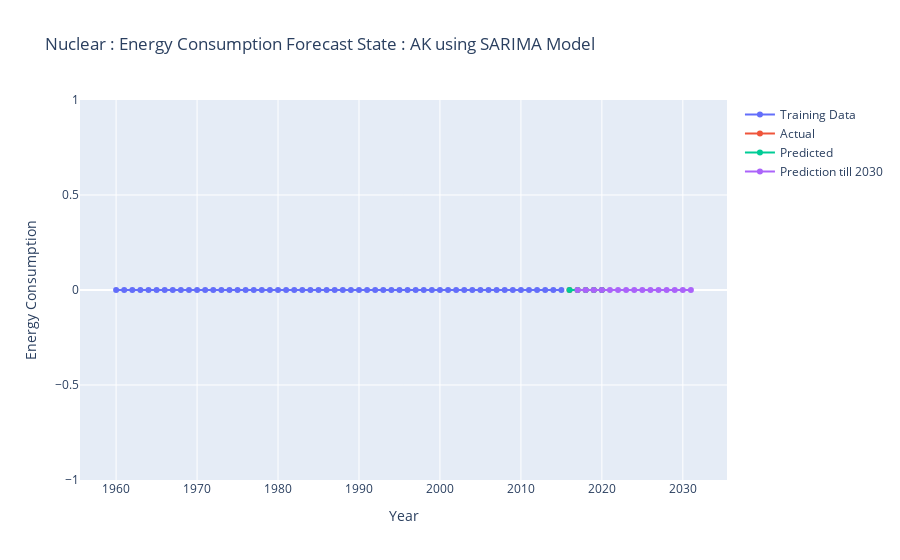
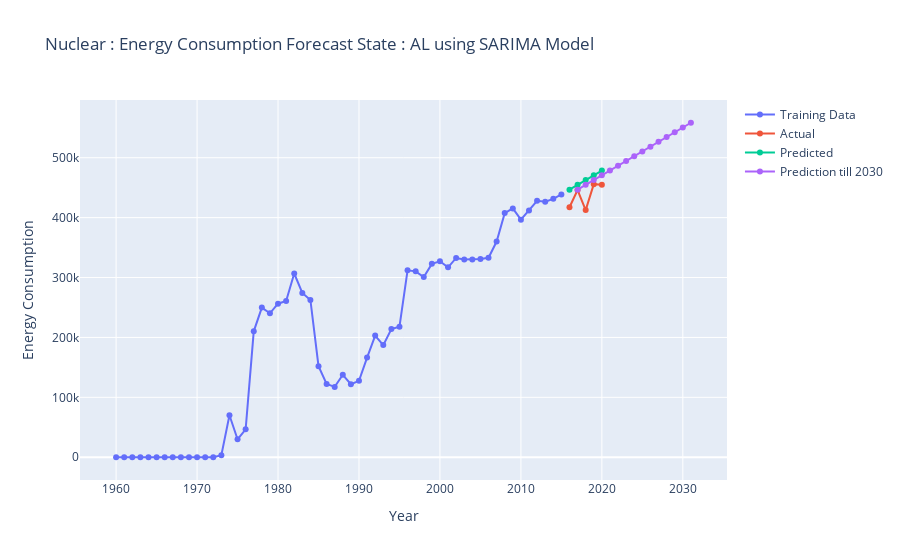
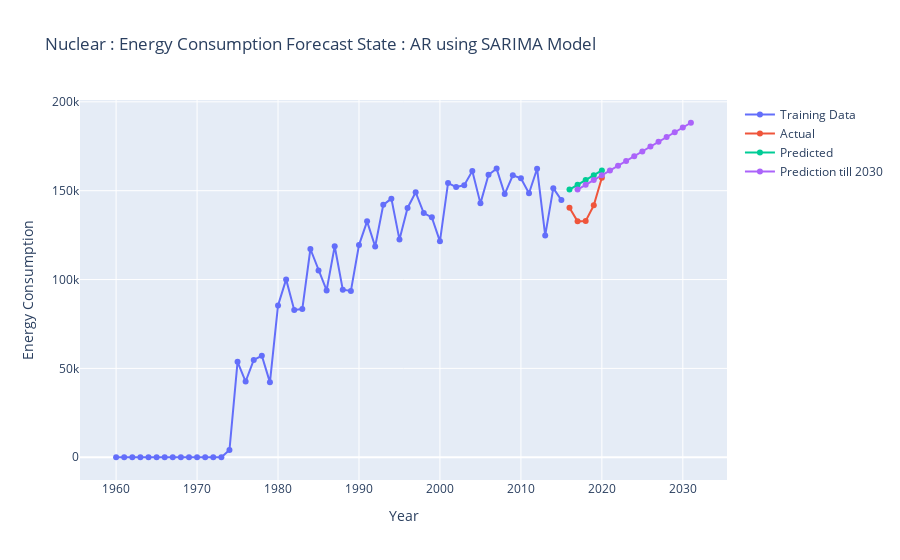
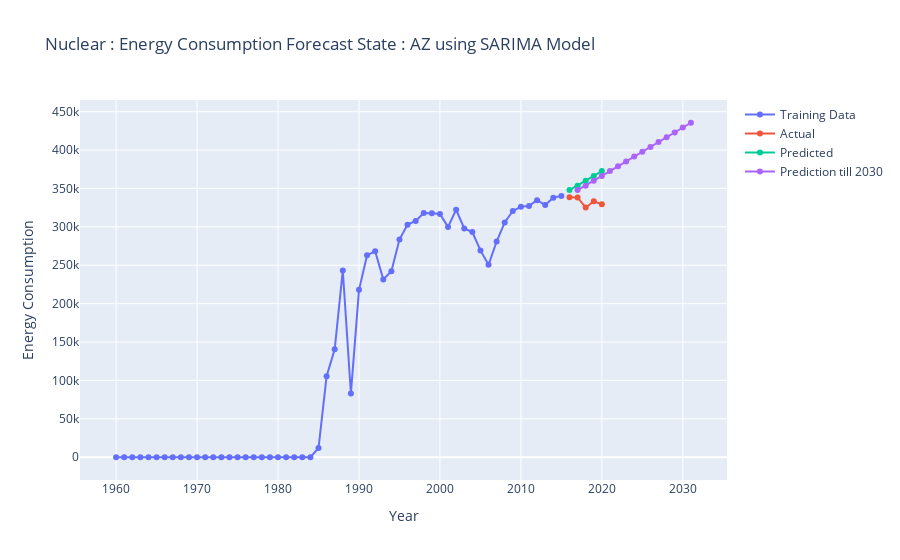

Source (notebook cell) for these figures, in order:
### Markdown cell above
## Using SARIMA Model

### Code cell
os.makedirs('Plots/use_energy_source_Nuclear/Sarima_results_plots',exist_ok=True)

for State in df_trans['State'].unique():
        try:
            
            fig = go.Figure()

            # Get the energy consumption data for the current country and sector
            df_filter = df_trans[df_trans['State'] == State ][['Year', 'Yearly Data']]
            df_filter_index = df_filter.set_index('Year')

            train_data = df_filter[:-5]
            test_data = df_filter[-5:]
            
            # Prepare the data for modeling
            years = df_filter_index.index
            energy_consumption = df_filter_index.values.flatten()

                    # Split the data into training and testing
            # Use all data except the last 5 years for training
            Horizan = -5
            train_data = energy_consumption[:Horizan]
            test_data = energy_consumption[Horizan:]  # Use the last 5 years for testing

            # Fit the auto ARIMA model
            model = auto_arima(train_data, seasonal=False)
            model.fit(train_data)

            # Generate predictions
            predictions = model.predict(n_periods=len(test_data))
            predictions_ahead_in_future = model.predict(n_periods=len(test_data)+15)

            # Calculate evaluation metrics
            mae = mean_absolute_error(test_data, predictions)
            mse = mean_squared_error(test_data, predictions)
            mape = np.mean(np.abs((test_data - predictions) / test_data)) * 100

            print('Mean Absolute Error (MAE):', np.round(mae,2))
            print('Mean Squared Error (MSE):', np.round(mse,2))
            print('Mean Absolute Percentage Error (MAPE):', np.round(mape,2))
            
            # Plot the training data
            fig.add_trace(go.Scatter(
                x=years[:Horizan], y=train_data, mode='lines+markers', name='Training Data'))

            # Plot the predictions
            fig.add_trace(go.Scatter(
                x=years[Horizan:], y=test_data, mode='lines+markers', name='Actual'))
            fig.add_trace(go.Scatter(
                x=years[Horizan:], y=predictions, mode='lines+markers', name='Predicted'))

            fig.add_trace(go.Scatter(
                x=pd.date_range(start = years[Horizan],periods=15,freq='Y'), y=predictions_ahead_in_future, mode='lines+markers', name='Prediction till 2030'))

            # Update the layout
            fig.update_layout(title=f'Nuclear : Energy Consumption Forecast State : {State} using SARIMA Model',
                            xaxis_title='Year', yaxis_title='Energy Consumption')

            # Show the plot
            fig.show()
            # print(State,msn)
            fig.write_image(f'Plots/use_energy_source_Nuclear/Sarima_results_plots/{State}.png')
            # break
        except:
            print('Error occoured in Combination State : {} and MSN : {} Due NaN Value'.format(State,mse))
        # break

### Figure 1 — Plotly figure (JSON) as saved in the notebook; plotly's stock layout.template omitted (floating-point values rounded to 4 significant figures)
{"data": [{"mode": "lines+markers", "name": "Training Data", "type": "scatter", "x": ["1960-01-01T00:00:00", "1961-01-01T00:00:00", "1962-01-01T00:00:00", "1963-01-01T00:00:00", "1964-01-01T00:00:00", "1965-01-01T00:00:00", "1966-01-01T00:00:00", "1967-01-01T00:00:00", "1968-01-01T00:00:00", "1969-01-01T00:00:00", "1970-01-01T00:00:00", "1971-01-01T00:00:00", "1972-01-01T00:00:00", "1973-01-01T00:00:00", "1974-01-01T00:00:00", "1975-01-01T00:00:00", "1976-01-01T00:00:00", "1977-01-01T00:00:00", "1978-01-01T00:00:00", "1979-01-01T00:00:00", "1980-01-01T00:00:00", "1981-01-01T00:00:00", "1982-01-01T00:00:00", "1983-01-01T00:00:00", "1984-01-01T00:00:00", "1985-01-01T00:00:00", "1986-01-01T00:00:00", "1987-01-01T00:00:00", "1988-01-01T00:00:00", "1989-01-01T00:00:00", "1990-01-01T00:00:00", "1991-01-01T00:00:00", "1992-01-01T00:00:00", "1993-01-01T00:00:00", "1994-01-01T00:00:00", "1995-01-01T00:00:00", "1996-01-01T00:00:00", "1997-01-01T00:00:00", "1998-01-01T00:00:00", "1999-01-01T00:00:00", "2000-01-01T00:00:00", "2001-01-01T00:00:00", "2002-01-01T00:00:00", "2003-01-01T00:00:00", "2004-01-01T00:00:00", "2005-01-01T00:00:00", "2006-01-01T00:00:00", "2007-01-01T00:00:00", "2008-01-01T00:00:00", "2009-01-01T00:00:00", "2010-01-01T00:00:00", "2011-01-01T00:00:00", "2012-01-01T00:00:00", "2013-01-01T00:00:00", "2014-01-01T00:00:00", "2015-01-01T00:00:00"], "y": [0, 0, 0, 0, 0, 0, 0, 0, 0, 0, 0, 0, 0, 0, 0, 0, 0, 0, 0, 0, 0, 0, 0, 0, 0, 0, 0, 0, 0, 0, 0, 0, 0, 0, 0, 0, 0, 0, 0, 0, 0, 0, 0, 0, 0, 0, 0, 0, 0, 0, 0, 0, 0, 0, 0, 0]}, {"mode": "lines+markers", "name": "Actual", "type": "scatter", "x": ["2016-01-01T00:00:00", "2017-01-01T00:00:00", "2018-01-01T00:00:00", "2019-01-01T00:00:00", "2020-01-01T00:00:00"], "y": [0, 0, 0, 0, 0]}, {"mode": "lines+markers", "name": "Predicted", "type": "scatter", "x": ["2016-01-01T00:00:00", "2017-01-01T00:00:00", "2018-01-01T00:00:00", "2019-01-01T00:00:00", "2020-01-01T00:00:00"], "y": [0, 0, 0, 0, 0]}, {"mode": "lines+markers", "name": "Prediction till 2030", "type": "scatter", "x": ["2016-12-31T00:00:00", "2017-12-31T00:00:00", "2018-12-31T00:00:00", "2019-12-31T00:00:00", "2020-12-31T00:00:00", "2021-12-31T00:00:00", "2022-12-31T00:00:00", "2023-12-31T00:00:00", "2024-12-31T00:00:00", "2025-12-31T00:00:00", "2026-12-31T00:00:00", "2027-12-31T00:00:00", "2028-12-31T00:00:00", "2029-12-31T00:00:00", "2030-12-31T00:00:00"], "y": [0, 0, 0, 0, 0, 0, 0, 0, 0, 0, 0, 0, 0, 0, 0, 0, 0, 0, 0, 0]}], "layout": {"title": {"text": "Nuclear : Energy Consumption Forecast State : AK using SARIMA Model"}, "xaxis": {"title": {"text": "Year"}}, "yaxis": {"title": {"text": "Energy Consumption"}}}}

### Figure 2 — Plotly figure (JSON) as saved in the notebook; plotly's stock layout.template omitted (floating-point values rounded to 4 significant figures)
{"data": [{"mode": "lines+markers", "name": "Training Data", "type": "scatter", "x": ["1960-01-01T00:00:00", "1961-01-01T00:00:00", "1962-01-01T00:00:00", "1963-01-01T00:00:00", "1964-01-01T00:00:00", "1965-01-01T00:00:00", "1966-01-01T00:00:00", "1967-01-01T00:00:00", "1968-01-01T00:00:00", "1969-01-01T00:00:00", "1970-01-01T00:00:00", "1971-01-01T00:00:00", "1972-01-01T00:00:00", "1973-01-01T00:00:00", "1974-01-01T00:00:00", "1975-01-01T00:00:00", "1976-01-01T00:00:00", "1977-01-01T00:00:00", "1978-01-01T00:00:00", "1979-01-01T00:00:00", "1980-01-01T00:00:00", "1981-01-01T00:00:00", "1982-01-01T00:00:00", "1983-01-01T00:00:00", "1984-01-01T00:00:00", "1985-01-01T00:00:00", "1986-01-01T00:00:00", "1987-01-01T00:00:00", "1988-01-01T00:00:00", "1989-01-01T00:00:00", "1990-01-01T00:00:00", "1991-01-01T00:00:00", "1992-01-01T00:00:00", "1993-01-01T00:00:00", "1994-01-01T00:00:00", "1995-01-01T00:00:00", "1996-01-01T00:00:00", "1997-01-01T00:00:00", "1998-01-01T00:00:00", "1999-01-01T00:00:00", "2000-01-01T00:00:00", "2001-01-01T00:00:00", "2002-01-01T00:00:00", "2003-01-01T00:00:00", "2004-01-01T00:00:00", "2005-01-01T00:00:00", "2006-01-01T00:00:00", "2007-01-01T00:00:00", "2008-01-01T00:00:00", "2009-01-01T00:00:00", "2010-01-01T00:00:00", "2011-01-01T00:00:00", "2012-01-01T00:00:00", "2013-01-01T00:00:00", "2014-01-01T00:00:00", "2015-01-01T00:00:00"], "y": [0, 0, 0, 0, 0, 0, 0, 0, 0, 0, 0, 0, 0, 3425, 70195, 29978, 46557, 210228, 249788, 240321, 256310, 260780, 306734, 274203, 262518, 152028, 122308, 117450, 137623, 121962, 127533, 166430, 203111, 187216, 214054, 218045, 312018, 310336, 300698, 322826, 327143, 317019, 332650, 330137, 329898, 330761, 332992, 360036, 407551, 415392, 396557, 411822, 427975, 426488, 431368, 438728]}, {"mode": "lines+markers", "name": "Actual", "type": "scatter", "x": ["2016-01-01T00:00:00", "2017-01-01T00:00:00", "2018-01-01T00:00:00", "2019-01-01T00:00:00", "2020-01-01T00:00:00"], "y": [417334, 446097, 412584, 455865, 454756]}, {"mode": "lines+markers", "name": "Predicted", "type": "scatter", "x": ["2016-01-01T00:00:00", "2017-01-01T00:00:00", "2018-01-01T00:00:00", "2019-01-01T00:00:00", "2020-01-01T00:00:00"], "y": [446700.0, 454700.0, 462700.0, 470600.0, 478600.0]}, {"mode": "lines+markers", "name": "Prediction till 2030", "type": "scatter", "x": ["2016-12-31T00:00:00", "2017-12-31T00:00:00", "2018-12-31T00:00:00", "2019-12-31T00:00:00", "2020-12-31T00:00:00", "2021-12-31T00:00:00", "2022-12-31T00:00:00", "2023-12-31T00:00:00", "2024-12-31T00:00:00", "2025-12-31T00:00:00", "2026-12-31T00:00:00", "2027-12-31T00:00:00", "2028-12-31T00:00:00", "2029-12-31T00:00:00", "2030-12-31T00:00:00"], "y": [446700.0, 454700.0, 462700.0, 470600.0, 478600.0, 486600.0, 494600.0, 502500.0, 510500.0, 518500.0, 526500.0, 534500.0, 542400.0, 550400.0, 558400.0, 566400.0, 574300.0, 582300.0, 590300.0, 598300.0]}], "layout": {"title": {"text": "Nuclear : Energy Consumption Forecast State : AL using SARIMA Model"}, "xaxis": {"title": {"text": "Year"}}, "yaxis": {"title": {"text": "Energy Consumption"}}}}

### Figure 3 — Plotly figure (JSON) as saved in the notebook; plotly's stock layout.template omitted (floating-point values rounded to 4 significant figures)
{"data": [{"mode": "lines+markers", "name": "Training Data", "type": "scatter", "x": ["1960-01-01T00:00:00", "1961-01-01T00:00:00", "1962-01-01T00:00:00", "1963-01-01T00:00:00", "1964-01-01T00:00:00", "1965-01-01T00:00:00", "1966-01-01T00:00:00", "1967-01-01T00:00:00", "1968-01-01T00:00:00", "1969-01-01T00:00:00", "1970-01-01T00:00:00", "1971-01-01T00:00:00", "1972-01-01T00:00:00", "1973-01-01T00:00:00", "1974-01-01T00:00:00", "1975-01-01T00:00:00", "1976-01-01T00:00:00", "1977-01-01T00:00:00", "1978-01-01T00:00:00", "1979-01-01T00:00:00", "1980-01-01T00:00:00", "1981-01-01T00:00:00", "1982-01-01T00:00:00", "1983-01-01T00:00:00", "1984-01-01T00:00:00", "1985-01-01T00:00:00", "1986-01-01T00:00:00", "1987-01-01T00:00:00", "1988-01-01T00:00:00", "1989-01-01T00:00:00", "1990-01-01T00:00:00", "1991-01-01T00:00:00", "1992-01-01T00:00:00", "1993-01-01T00:00:00", "1994-01-01T00:00:00", "1995-01-01T00:00:00", "1996-01-01T00:00:00", "1997-01-01T00:00:00", "1998-01-01T00:00:00", "1999-01-01T00:00:00", "2000-01-01T00:00:00", "2001-01-01T00:00:00", "2002-01-01T00:00:00", "2003-01-01T00:00:00", "2004-01-01T00:00:00", "2005-01-01T00:00:00", "2006-01-01T00:00:00", "2007-01-01T00:00:00", "2008-01-01T00:00:00", "2009-01-01T00:00:00", "2010-01-01T00:00:00", "2011-01-01T00:00:00", "2012-01-01T00:00:00", "2013-01-01T00:00:00", "2014-01-01T00:00:00", "2015-01-01T00:00:00"], "y": [0, 0, 0, 0, 0, 0, 0, 0, 0, 0, 0, 0, 0, 0, 4024, 53676, 42614, 54759, 57113, 42139, 85438, 100093, 82852, 83380, 117188, 105042, 93900, 118720, 94309, 93599, 119387, 132746, 118591, 142032, 145531, 122486, 140285, 149100, 137403, 135009, 121516, 154356, 152024, 153093, 161111, 142864, 158952, 162434, 148085, 158663, 157017, 148531, 162353, 124816, 151428, 144716]}, {"mode": "lines+markers", "name": "Actual", "type": "scatter", "x": ["2016-01-01T00:00:00", "2017-01-01T00:00:00", "2018-01-01T00:00:00", "2019-01-01T00:00:00", "2020-01-01T00:00:00"], "y": [140370, 132736, 132996, 141750, 157288]}, {"mode": "lines+markers", "name": "Predicted", "type": "scatter", "x": ["2016-01-01T00:00:00", "2017-01-01T00:00:00", "2018-01-01T00:00:00", "2019-01-01T00:00:00", "2020-01-01T00:00:00"], "y": [150600.0, 153300.0, 156000.0, 158700.0, 161400.0]}, {"mode": "lines+markers", "name": "Prediction till 2030", "type": "scatter", "x": ["2016-12-31T00:00:00", "2017-12-31T00:00:00", "2018-12-31T00:00:00", "2019-12-31T00:00:00", "2020-12-31T00:00:00", "2021-12-31T00:00:00", "2022-12-31T00:00:00", "2023-12-31T00:00:00", "2024-12-31T00:00:00", "2025-12-31T00:00:00", "2026-12-31T00:00:00", "2027-12-31T00:00:00", "2028-12-31T00:00:00", "2029-12-31T00:00:00", "2030-12-31T00:00:00"], "y": [150600.0, 153300.0, 156000.0, 158700.0, 161400.0, 164100.0, 166800.0, 169400.0, 172100.0, 174800.0, 177500.0, 180200.0, 182900.0, 185500.0, 188200.0, 190900.0, 193600.0, 196300.0, 199000.0, 201700.0]}], "layout": {"title": {"text": "Nuclear : Energy Consumption Forecast State : AR using SARIMA Model"}, "xaxis": {"title": {"text": "Year"}}, "yaxis": {"title": {"text": "Energy Consumption"}}}}

### Figure 4 — Plotly figure (JSON) as saved in the notebook; plotly's stock layout.template omitted (floating-point values rounded to 4 significant figures)
{"data": [{"mode": "lines+markers", "name": "Training Data", "type": "scatter", "x": ["1960-01-01T00:00:00", "1961-01-01T00:00:00", "1962-01-01T00:00:00", "1963-01-01T00:00:00", "1964-01-01T00:00:00", "1965-01-01T00:00:00", "1966-01-01T00:00:00", "1967-01-01T00:00:00", "1968-01-01T00:00:00", "1969-01-01T00:00:00", "1970-01-01T00:00:00", "1971-01-01T00:00:00", "1972-01-01T00:00:00", "1973-01-01T00:00:00", "1974-01-01T00:00:00", "1975-01-01T00:00:00", "1976-01-01T00:00:00", "1977-01-01T00:00:00", "1978-01-01T00:00:00", "1979-01-01T00:00:00", "1980-01-01T00:00:00", "1981-01-01T00:00:00", "1982-01-01T00:00:00", "1983-01-01T00:00:00", "1984-01-01T00:00:00", "1985-01-01T00:00:00", "1986-01-01T00:00:00", "1987-01-01T00:00:00", "1988-01-01T00:00:00", "1989-01-01T00:00:00", "1990-01-01T00:00:00", "1991-01-01T00:00:00", "1992-01-01T00:00:00", "1993-01-01T00:00:00", "1994-01-01T00:00:00", "1995-01-01T00:00:00", "1996-01-01T00:00:00", "1997-01-01T00:00:00", "1998-01-01T00:00:00", "1999-01-01T00:00:00", "2000-01-01T00:00:00", "2001-01-01T00:00:00", "2002-01-01T00:00:00", "2003-01-01T00:00:00", "2004-01-01T00:00:00", "2005-01-01T00:00:00", "2006-01-01T00:00:00", "2007-01-01T00:00:00", "2008-01-01T00:00:00", "2009-01-01T00:00:00", "2010-01-01T00:00:00", "2011-01-01T00:00:00", "2012-01-01T00:00:00", "2013-01-01T00:00:00", "2014-01-01T00:00:00", "2015-01-01T00:00:00"], "y": [0, 0, 0, 0, 0, 0, 0, 0, 0, 0, 0, 0, 0, 0, 0, 0, 0, 0, 0, 0, 0, 0, 0, 0, 0, 12005, 105540, 140532, 243215, 83080, 217965, 263104, 268149, 231601, 242182, 283526, 302902, 307623, 317888, 317843, 316839, 299966, 322260, 297872, 293158, 269327, 250568, 280920, 305726, 320692, 326102, 327292, 334636, 328423, 338044, 340153]}, {"mode": "lines+markers", "name": "Actual", "type": "scatter", "x": ["2016-01-01T00:00:00", "2017-01-01T00:00:00", "2018-01-01T00:00:00", "2019-01-01T00:00:00", "2020-01-01T00:00:00"], "y": [338636, 338246, 325122, 333312, 329471]}, {"mode": "lines+markers", "name": "Predicted", "type": "scatter", "x": ["2016-01-01T00:00:00", "2017-01-01T00:00:00", "2018-01-01T00:00:00", "2019-01-01T00:00:00", "2020-01-01T00:00:00"], "y": [347900.0, 353700.0, 360100.0, 366400.0, 372700.0]}, {"mode": "lines+markers", "name": "Prediction till 2030", "type": "scatter", "x": ["2016-12-31T00:00:00", "2017-12-31T00:00:00", "2018-12-31T00:00:00", "2019-12-31T00:00:00", "2020-12-31T00:00:00", "2021-12-31T00:00:00", "2022-12-31T00:00:00", "2023-12-31T00:00:00", "2024-12-31T00:00:00", "2025-12-31T00:00:00", "2026-12-31T00:00:00", "2027-12-31T00:00:00", "2028-12-31T00:00:00", "2029-12-31T00:00:00", "2030-12-31T00:00:00"], "y": [347900.0, 353700.0, 360100.0, 366400.0, 372700.0, 379000.0, 385200.0, 391500.0, 397800.0, 404100.0, 410400.0, 416700.0, 423000.0, 429300.0, 435600.0, 441800.0, 448100.0, 454400.0, 460700.0, 467000.0]}], "layout": {"title": {"text": "Nuclear : Energy Consumption Forecast State : AZ using SARIMA Model"}, "xaxis": {"title": {"text": "Year"}}, "yaxis": {"title": {"text": "Energy Consumption"}}}}
